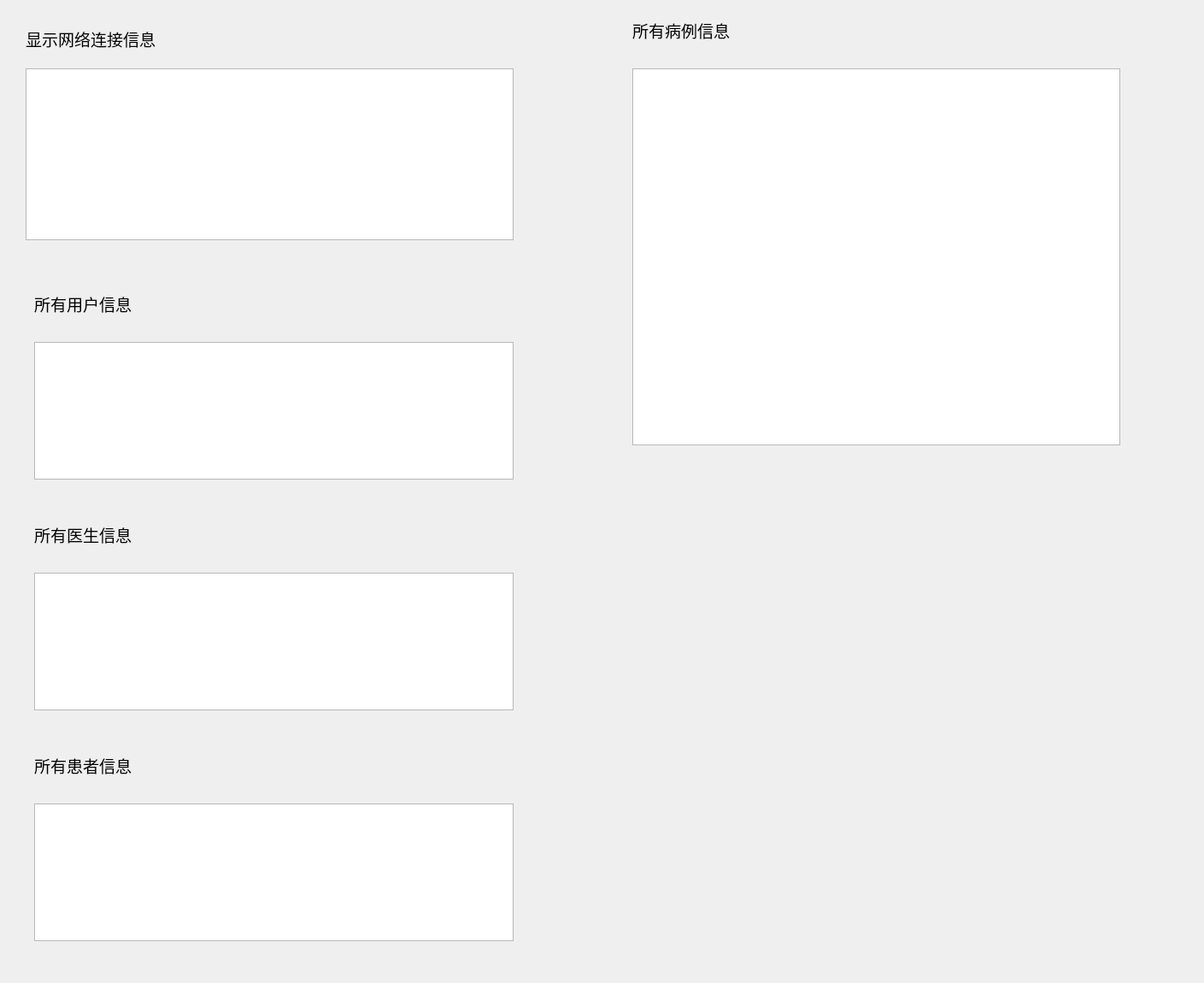
<?xml version="1.0" encoding="UTF-8"?>
<ui version="4.0">
 <class>Widget</class>
 <widget class="QWidget" name="Widget">
  <property name="geometry">
   <rect>
    <x>0</x>
    <y>0</y>
    <width>1409</width>
    <height>1150</height>
   </rect>
  </property>
  <property name="windowTitle">
   <string>Widget</string>
  </property>
  <widget class="QTextEdit" name="textEdit">
   <property name="geometry">
    <rect>
     <x>30</x>
     <y>80</y>
     <width>571</width>
     <height>201</height>
    </rect>
   </property>
  </widget>
  <widget class="QLabel" name="label">
   <property name="geometry">
    <rect>
     <x>30</x>
     <y>20</y>
     <width>511</width>
     <height>51</height>
    </rect>
   </property>
   <property name="font">
    <font>
     <family>微软雅黑</family>
     <pointsize>14</pointsize>
    </font>
   </property>
   <property name="text">
    <string>显示网络连接信息</string>
   </property>
  </widget>
  <widget class="QTextEdit" name="allUserTextEdit">
   <property name="geometry">
    <rect>
     <x>40</x>
     <y>400</y>
     <width>561</width>
     <height>161</height>
    </rect>
   </property>
  </widget>
  <widget class="QLabel" name="label_2">
   <property name="geometry">
    <rect>
     <x>40</x>
     <y>330</y>
     <width>511</width>
     <height>51</height>
    </rect>
   </property>
   <property name="font">
    <font>
     <family>微软雅黑</family>
     <pointsize>14</pointsize>
    </font>
   </property>
   <property name="text">
    <string>所有用户信息</string>
   </property>
  </widget>
  <widget class="QTextEdit" name="allDoctorTextEdit">
   <property name="geometry">
    <rect>
     <x>40</x>
     <y>670</y>
     <width>561</width>
     <height>161</height>
    </rect>
   </property>
  </widget>
  <widget class="QLabel" name="label_3">
   <property name="geometry">
    <rect>
     <x>40</x>
     <y>600</y>
     <width>511</width>
     <height>51</height>
    </rect>
   </property>
   <property name="font">
    <font>
     <family>微软雅黑</family>
     <pointsize>14</pointsize>
    </font>
   </property>
   <property name="text">
    <string>所有医生信息</string>
   </property>
  </widget>
  <widget class="QTextEdit" name="allPatientTextEdit">
   <property name="geometry">
    <rect>
     <x>40</x>
     <y>940</y>
     <width>561</width>
     <height>161</height>
    </rect>
   </property>
  </widget>
  <widget class="QLabel" name="label_4">
   <property name="geometry">
    <rect>
     <x>40</x>
     <y>870</y>
     <width>511</width>
     <height>51</height>
    </rect>
   </property>
   <property name="font">
    <font>
     <family>微软雅黑</family>
     <pointsize>14</pointsize>
    </font>
   </property>
   <property name="text">
    <string>所有患者信息</string>
   </property>
  </widget>
  <widget class="QLabel" name="label_5">
   <property name="geometry">
    <rect>
     <x>740</x>
     <y>10</y>
     <width>511</width>
     <height>51</height>
    </rect>
   </property>
   <property name="font">
    <font>
     <family>微软雅黑</family>
     <pointsize>14</pointsize>
    </font>
   </property>
   <property name="text">
    <string>所有病例信息</string>
   </property>
  </widget>
  <widget class="QTextEdit" name="allCaseTextEdit">
   <property name="geometry">
    <rect>
     <x>740</x>
     <y>80</y>
     <width>571</width>
     <height>441</height>
    </rect>
   </property>
  </widget>
 </widget>
 <resources/>
 <connections/>
</ui>
